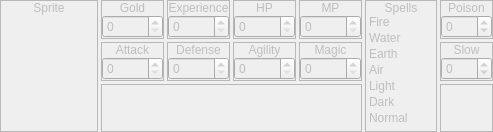
    <widget class="QWidget" name="wMonsterData" native="true">
     <property name="enabled">
      <bool>false</bool>
     </property>
     <property name="sizePolicy">
      <sizepolicy hsizetype="Preferred" vsizetype="Fixed">
       <horstretch>0</horstretch>
       <verstretch>0</verstretch>
      </sizepolicy>
     </property>
     <layout class="QGridLayout" name="gridLayout">
      <property name="leftMargin">
       <number>0</number>
      </property>
      <property name="topMargin">
       <number>0</number>
      </property>
      <property name="rightMargin">
       <number>0</number>
      </property>
      <property name="bottomMargin">
       <number>0</number>
      </property>
      <property name="spacing">
       <number>3</number>
      </property>
      <item row="1" column="1">
       <widget class="QFrame" name="frame_6">
        <property name="frameShape">
         <enum>QFrame::StyledPanel</enum>
        </property>
        <property name="frameShadow">
         <enum>QFrame::Raised</enum>
        </property>
        <layout class="QVBoxLayout" name="verticalLayout_8">
         <property name="spacing">
          <number>0</number>
         </property>
         <property name="leftMargin">
          <number>0</number>
         </property>
         <property name="topMargin">
          <number>0</number>
         </property>
         <property name="rightMargin">
          <number>0</number>
         </property>
         <property name="bottomMargin">
          <number>0</number>
         </property>
         <item>
          <widget class="QLabel" name="label_7">
           <property name="sizePolicy">
            <sizepolicy hsizetype="Preferred" vsizetype="Fixed">
             <horstretch>0</horstretch>
             <verstretch>0</verstretch>
            </sizepolicy>
           </property>
           <property name="text">
            <string>Attack</string>
           </property>
           <property name="alignment">
            <set>Qt::AlignCenter</set>
           </property>
          </widget>
         </item>
         <item>
          <widget class="QWidget" name="widget_6" native="true">
           <layout class="QHBoxLayout" name="horizontalLayout_2">
            <property name="spacing">
             <number>0</number>
            </property>
            <property name="leftMargin">
             <number>0</number>
            </property>
            <property name="topMargin">
             <number>0</number>
            </property>
            <property name="rightMargin">
             <number>0</number>
            </property>
            <property name="bottomMargin">
             <number>0</number>
            </property>
            <item>
             <widget class="QSpinBox" name="numAttack">
              <property name="maximum">
               <number>65535</number>
              </property>
             </widget>
            </item>
           </layout>
          </widget>
         </item>
        </layout>
       </widget>
      </item>
      <item row="1" column="2">
       <widget class="QFrame" name="frame_7">
        <property name="frameShape">
         <enum>QFrame::StyledPanel</enum>
        </property>
        <property name="frameShadow">
         <enum>QFrame::Raised</enum>
        </property>
        <layout class="QVBoxLayout" name="verticalLayout_9">
         <property name="spacing">
          <number>0</number>
         </property>
         <property name="leftMargin">
          <number>0</number>
         </property>
         <property name="topMargin">
          <number>0</number>
         </property>
         <property name="rightMargin">
          <number>0</number>
         </property>
         <property name="bottomMargin">
          <number>0</number>
         </property>
         <item>
          <widget class="QLabel" name="label_8">
           <property name="sizePolicy">
            <sizepolicy hsizetype="Preferred" vsizetype="Fixed">
             <horstretch>0</horstretch>
             <verstretch>0</verstretch>
            </sizepolicy>
           </property>
           <property name="text">
            <string>Defense</string>
           </property>
           <property name="alignment">
            <set>Qt::AlignCenter</set>
           </property>
          </widget>
         </item>
         <item>
          <widget class="QWidget" name="widget_7" native="true">
           <layout class="QHBoxLayout" name="horizontalLayout_8">
            <property name="spacing">
             <number>0</number>
            </property>
            <property name="leftMargin">
             <number>0</number>
            </property>
            <property name="topMargin">
             <number>0</number>
            </property>
            <property name="rightMargin">
             <number>0</number>
            </property>
            <property name="bottomMargin">
             <number>0</number>
            </property>
            <item>
             <widget class="QSpinBox" name="numDefense">
              <property name="maximum">
               <number>65535</number>
              </property>
             </widget>
            </item>
           </layout>
          </widget>
         </item>
        </layout>
       </widget>
      </item>
      <item row="0" column="6">
       <widget class="QFrame" name="frame_12">
        <property name="sizePolicy">
         <sizepolicy hsizetype="Preferred" vsizetype="Fixed">
          <horstretch>0</horstretch>
          <verstretch>0</verstretch>
         </sizepolicy>
        </property>
        <property name="frameShape">
         <enum>QFrame::StyledPanel</enum>
        </property>
        <property name="frameShadow">
         <enum>QFrame::Raised</enum>
        </property>
        <layout class="QVBoxLayout" name="verticalLayout_15">
         <property name="spacing">
          <number>0</number>
         </property>
         <property name="leftMargin">
          <number>0</number>
         </property>
         <property name="topMargin">
          <number>0</number>
         </property>
         <property name="rightMargin">
          <number>0</number>
         </property>
         <property name="bottomMargin">
          <number>0</number>
         </property>
         <item>
          <widget class="QLabel" name="label_13">
           <property name="sizePolicy">
            <sizepolicy hsizetype="Preferred" vsizetype="Fixed">
             <horstretch>0</horstretch>
             <verstretch>0</verstretch>
            </sizepolicy>
           </property>
           <property name="text">
            <string>Poison</string>
           </property>
           <property name="alignment">
            <set>Qt::AlignCenter</set>
           </property>
          </widget>
         </item>
         <item>
          <widget class="QWidget" name="widget_12" native="true">
           <layout class="QHBoxLayout" name="horizontalLayout_12">
            <property name="spacing">
             <number>0</number>
            </property>
            <property name="leftMargin">
             <number>0</number>
            </property>
            <property name="topMargin">
             <number>0</number>
            </property>
            <property name="rightMargin">
             <number>0</number>
            </property>
            <property name="bottomMargin">
             <number>0</number>
            </property>
            <item>
             <widget class="QSpinBox" name="numPoison">
              <property name="minimum">
               <number>-127</number>
              </property>
              <property name="maximum">
               <number>127</number>
              </property>
             </widget>
            </item>
           </layout>
          </widget>
         </item>
        </layout>
       </widget>
      </item>
      <item row="1" column="6">
       <widget class="QFrame" name="frame_13">
        <property name="sizePolicy">
         <sizepolicy hsizetype="Preferred" vsizetype="Fixed">
          <horstretch>0</horstretch>
          <verstretch>0</verstretch>
         </sizepolicy>
        </property>
        <property name="frameShape">
         <enum>QFrame::StyledPanel</enum>
        </property>
        <property name="frameShadow">
         <enum>QFrame::Raised</enum>
        </property>
        <layout class="QVBoxLayout" name="verticalLayout_16">
         <property name="spacing">
          <number>0</number>
         </property>
         <property name="leftMargin">
          <number>0</number>
         </property>
         <property name="topMargin">
          <number>0</number>
         </property>
         <property name="rightMargin">
          <number>0</number>
         </property>
         <property name="bottomMargin">
          <number>0</number>
         </property>
         <item>
          <widget class="QLabel" name="label_14">
           <property name="sizePolicy">
            <sizepolicy hsizetype="Preferred" vsizetype="Fixed">
             <horstretch>0</horstretch>
             <verstretch>0</verstretch>
            </sizepolicy>
           </property>
           <property name="text">
            <string>Slow</string>
           </property>
           <property name="alignment">
            <set>Qt::AlignCenter</set>
           </property>
          </widget>
         </item>
         <item>
          <widget class="QWidget" name="widget_13" native="true">
           <layout class="QHBoxLayout" name="horizontalLayout_13">
            <property name="spacing">
             <number>0</number>
            </property>
            <property name="leftMargin">
             <number>0</number>
            </property>
            <property name="topMargin">
             <number>0</number>
            </property>
            <property name="rightMargin">
             <number>0</number>
            </property>
            <property name="bottomMargin">
             <number>0</number>
            </property>
            <item>
             <widget class="QSpinBox" name="numSlow">
              <property name="minimum">
               <number>-127</number>
              </property>
              <property name="maximum">
               <number>127</number>
              </property>
             </widget>
            </item>
           </layout>
          </widget>
         </item>
        </layout>
       </widget>
      </item>
      <item row="1" column="4">
       <widget class="QFrame" name="frame_9">
        <property name="frameShape">
         <enum>QFrame::StyledPanel</enum>
        </property>
        <property name="frameShadow">
         <enum>QFrame::Raised</enum>
        </property>
        <layout class="QVBoxLayout" name="verticalLayout_11">
         <property name="spacing">
          <number>0</number>
         </property>
         <property name="leftMargin">
          <number>0</number>
         </property>
         <property name="topMargin">
          <number>0</number>
         </property>
         <property name="rightMargin">
          <number>0</number>
         </property>
         <property name="bottomMargin">
          <number>0</number>
         </property>
         <item>
          <widget class="QLabel" name="label_10">
           <property name="sizePolicy">
            <sizepolicy hsizetype="Preferred" vsizetype="Fixed">
             <horstretch>0</horstretch>
             <verstretch>0</verstretch>
            </sizepolicy>
           </property>
           <property name="text">
            <string>Magic</string>
           </property>
           <property name="alignment">
            <set>Qt::AlignCenter</set>
           </property>
          </widget>
         </item>
         <item>
          <widget class="QWidget" name="widget_9" native="true">
           <layout class="QHBoxLayout" name="horizontalLayout_6">
            <property name="spacing">
             <number>0</number>
            </property>
            <property name="leftMargin">
             <number>0</number>
            </property>
            <property name="topMargin">
             <number>0</number>
            </property>
            <property name="rightMargin">
             <number>0</number>
            </property>
            <property name="bottomMargin">
             <number>0</number>
            </property>
            <item>
             <widget class="QSpinBox" name="numMagic">
              <property name="maximum">
               <number>65535</number>
              </property>
             </widget>
            </item>
           </layout>
          </widget>
         </item>
        </layout>
       </widget>
      </item>
      <item row="0" column="4">
       <widget class="QFrame" name="frame_5">
        <property name="frameShape">
         <enum>QFrame::StyledPanel</enum>
        </property>
        <property name="frameShadow">
         <enum>QFrame::Raised</enum>
        </property>
        <layout class="QVBoxLayout" name="verticalLayout_7">
         <property name="spacing">
          <number>0</number>
         </property>
         <property name="leftMargin">
          <number>0</number>
         </property>
         <property name="topMargin">
          <number>0</number>
         </property>
         <property name="rightMargin">
          <number>0</number>
         </property>
         <property name="bottomMargin">
          <number>0</number>
         </property>
         <item>
          <widget class="QLabel" name="label_6">
           <property name="sizePolicy">
            <sizepolicy hsizetype="Preferred" vsizetype="Fixed">
             <horstretch>0</horstretch>
             <verstretch>0</verstretch>
            </sizepolicy>
           </property>
           <property name="text">
            <string>MP</string>
           </property>
           <property name="alignment">
            <set>Qt::AlignCenter</set>
           </property>
          </widget>
         </item>
         <item>
          <widget class="QWidget" name="widget_5" native="true">
           <layout class="QHBoxLayout" name="horizontalLayout_5">
            <property name="spacing">
             <number>0</number>
            </property>
            <property name="leftMargin">
             <number>0</number>
            </property>
            <property name="topMargin">
             <number>0</number>
            </property>
            <property name="rightMargin">
             <number>0</number>
            </property>
            <property name="bottomMargin">
             <number>0</number>
            </property>
            <item>
             <widget class="QSpinBox" name="numMP">
              <property name="maximum">
               <number>255</number>
              </property>
             </widget>
            </item>
           </layout>
          </widget>
         </item>
        </layout>
       </widget>
      </item>
      <item row="0" column="0" rowspan="3">
       <widget class="QFrame" name="frame_2">
        <property name="sizePolicy">
         <sizepolicy hsizetype="Fixed" vsizetype="Preferred">
          <horstretch>0</horstretch>
          <verstretch>0</verstretch>
         </sizepolicy>
        </property>
        <property name="frameShape">
         <enum>QFrame::StyledPanel</enum>
        </property>
        <property name="frameShadow">
         <enum>QFrame::Raised</enum>
        </property>
        <layout class="QVBoxLayout" name="verticalLayout_3">
         <property name="spacing">
          <number>0</number>
         </property>
         <property name="leftMargin">
          <number>0</number>
         </property>
         <property name="topMargin">
          <number>0</number>
         </property>
         <property name="rightMargin">
          <number>0</number>
         </property>
         <property name="bottomMargin">
          <number>0</number>
         </property>
         <item>
          <widget class="QLabel" name="label_2">
           <property name="sizePolicy">
            <sizepolicy hsizetype="Preferred" vsizetype="Fixed">
             <horstretch>0</horstretch>
             <verstretch>0</verstretch>
            </sizepolicy>
           </property>
           <property name="text">
            <string>Sprite</string>
           </property>
           <property name="alignment">
            <set>Qt::AlignCenter</set>
           </property>
          </widget>
         </item>
         <item>
          <widget class="QWidget" name="widget_2" native="true">
           <layout class="QVBoxLayout" name="verticalLayout_4">
            <property name="spacing">
             <number>0</number>
            </property>
            <property name="leftMargin">
             <number>0</number>
            </property>
            <property name="topMargin">
             <number>0</number>
            </property>
            <property name="rightMargin">
             <number>0</number>
            </property>
            <property name="bottomMargin">
             <number>0</number>
            </property>
            <item>
             <widget class="QLineEdit" name="leName">
              <property name="minimumSize">
               <size>
                <width>96</width>
                <height>0</height>
               </size>
              </property>
              <property name="maximumSize">
               <size>
                <width>96</width>
                <height>16777215</height>
               </size>
              </property>
              <property name="font">
               <font>
                <family>Monospace</family>
               </font>
              </property>
              <property name="text">
               <string/>
              </property>
              <property name="maxLength">
               <number>8</number>
              </property>
              <property name="frame">
               <bool>false</bool>
              </property>
             </widget>
            </item>
            <item>
             <widget class="ImageView" name="imgSprite">
              <property name="minimumSize">
               <size>
                <width>96</width>
                <height>96</height>
               </size>
              </property>
              <property name="maximumSize">
               <size>
                <width>96</width>
                <height>96</height>
               </size>
              </property>
              <property name="styleSheet">
               <string notr="true">background-image: url(:/icons/bg.png);</string>
              </property>
              <property name="text">
               <string/>
              </property>
             </widget>
            </item>
           </layout>
          </widget>
         </item>
        </layout>
       </widget>
      </item>
      <item row="1" column="3">
       <widget class="QFrame" name="frame_8">
        <property name="frameShape">
         <enum>QFrame::StyledPanel</enum>
        </property>
        <property name="frameShadow">
         <enum>QFrame::Raised</enum>
        </property>
        <layout class="QVBoxLayout" name="verticalLayout_10">
         <property name="spacing">
          <number>0</number>
         </property>
         <property name="leftMargin">
          <number>0</number>
         </property>
         <property name="topMargin">
          <number>0</number>
         </property>
         <property name="rightMargin">
          <number>0</number>
         </property>
         <property name="bottomMargin">
          <number>0</number>
         </property>
         <item>
          <widget class="QLabel" name="label_9">
           <property name="sizePolicy">
            <sizepolicy hsizetype="Preferred" vsizetype="Fixed">
             <horstretch>0</horstretch>
             <verstretch>0</verstretch>
            </sizepolicy>
           </property>
           <property name="text">
            <string>Agility</string>
           </property>
           <property name="alignment">
            <set>Qt::AlignCenter</set>
           </property>
          </widget>
         </item>
         <item>
          <widget class="QWidget" name="widget_8" native="true">
           <layout class="QHBoxLayout" name="horizontalLayout_7">
            <property name="spacing">
             <number>0</number>
            </property>
            <property name="leftMargin">
             <number>0</number>
            </property>
            <property name="topMargin">
             <number>0</number>
            </property>
            <property name="rightMargin">
             <number>0</number>
            </property>
            <property name="bottomMargin">
             <number>0</number>
            </property>
            <item>
             <widget class="QSpinBox" name="numAgility">
              <property name="maximum">
               <number>65535</number>
              </property>
             </widget>
            </item>
           </layout>
          </widget>
         </item>
        </layout>
       </widget>
      </item>
      <item row="2" column="6">
       <widget class="QFrame" name="frame_14">
        <property name="frameShape">
         <enum>QFrame::StyledPanel</enum>
        </property>
        <property name="frameShadow">
         <enum>QFrame::Raised</enum>
        </property>
       </widget>
      </item>
      <item row="2" column="1" colspan="4">
       <widget class="QFrame" name="frame_15">
        <property name="frameShape">
         <enum>QFrame::StyledPanel</enum>
        </property>
        <property name="frameShadow">
         <enum>QFrame::Raised</enum>
        </property>
       </widget>
      </item>
      <item row="0" column="1">
       <widget class="QFrame" name="frame_10">
        <property name="frameShape">
         <enum>QFrame::StyledPanel</enum>
        </property>
        <property name="frameShadow">
         <enum>QFrame::Raised</enum>
        </property>
        <layout class="QVBoxLayout" name="verticalLayout_12">
         <property name="spacing">
          <number>0</number>
         </property>
         <property name="leftMargin">
          <number>0</number>
         </property>
         <property name="topMargin">
          <number>0</number>
         </property>
         <property name="rightMargin">
          <number>0</number>
         </property>
         <property name="bottomMargin">
          <number>0</number>
         </property>
         <item>
          <widget class="QLabel" name="label_11">
           <property name="sizePolicy">
            <sizepolicy hsizetype="Preferred" vsizetype="Fixed">
             <horstretch>0</horstretch>
             <verstretch>0</verstretch>
            </sizepolicy>
           </property>
           <property name="text">
            <string>Gold</string>
           </property>
           <property name="alignment">
            <set>Qt::AlignCenter</set>
           </property>
          </widget>
         </item>
         <item>
          <widget class="QWidget" name="widget_10" native="true">
           <layout class="QHBoxLayout" name="horizontalLayout">
            <property name="spacing">
             <number>0</number>
            </property>
            <property name="leftMargin">
             <number>0</number>
            </property>
            <property name="topMargin">
             <number>0</number>
            </property>
            <property name="rightMargin">
             <number>0</number>
            </property>
            <property name="bottomMargin">
             <number>0</number>
            </property>
            <item>
             <widget class="QSpinBox" name="numGold">
              <property name="maximum">
               <number>255</number>
              </property>
             </widget>
            </item>
           </layout>
          </widget>
         </item>
        </layout>
       </widget>
      </item>
      <item row="0" column="5" rowspan="3">
       <widget class="QFrame" name="frame_11">
        <property name="sizePolicy">
         <sizepolicy hsizetype="Fixed" vsizetype="Preferred">
          <horstretch>0</horstretch>
          <verstretch>0</verstretch>
         </sizepolicy>
        </property>
        <property name="frameShape">
         <enum>QFrame::StyledPanel</enum>
        </property>
        <property name="frameShadow">
         <enum>QFrame::Raised</enum>
        </property>
        <layout class="QVBoxLayout" name="verticalLayout_13">
         <property name="spacing">
          <number>0</number>
         </property>
         <property name="leftMargin">
          <number>0</number>
         </property>
         <property name="topMargin">
          <number>0</number>
         </property>
         <property name="rightMargin">
          <number>0</number>
         </property>
         <property name="bottomMargin">
          <number>0</number>
         </property>
         <item>
          <widget class="QLabel" name="label_12">
           <property name="sizePolicy">
            <sizepolicy hsizetype="Preferred" vsizetype="Fixed">
             <horstretch>0</horstretch>
             <verstretch>0</verstretch>
            </sizepolicy>
           </property>
           <property name="text">
            <string>Spells</string>
           </property>
           <property name="alignment">
            <set>Qt::AlignCenter</set>
           </property>
          </widget>
         </item>
         <item>
          <widget class="QWidget" name="widget_11" native="true">
           <layout class="QVBoxLayout" name="verticalLayout_17">
            <property name="spacing">
             <number>0</number>
            </property>
            <property name="leftMargin">
             <number>0</number>
            </property>
            <property name="topMargin">
             <number>0</number>
            </property>
            <property name="rightMargin">
             <number>0</number>
            </property>
            <property name="bottomMargin">
             <number>0</number>
            </property>
            <item>
             <widget class="QListWidget" name="lstSpells">
              <property name="minimumSize">
               <size>
                <width>70</width>
                <height>0</height>
               </size>
              </property>
              <property name="maximumSize">
               <size>
                <width>70</width>
                <height>116</height>
               </size>
              </property>
              <property name="frameShape">
               <enum>QFrame::NoFrame</enum>
              </property>
              <property name="verticalScrollBarPolicy">
               <enum>Qt::ScrollBarAlwaysOff</enum>
              </property>
              <property name="horizontalScrollBarPolicy">
               <enum>Qt::ScrollBarAlwaysOff</enum>
              </property>
              <property name="editTriggers">
               <set>QAbstractItemView::NoEditTriggers</set>
              </property>
              <property name="selectionMode">
               <enum>QAbstractItemView::NoSelection</enum>
              </property>
              <property name="iconSize">
               <size>
                <width>8</width>
                <height>8</height>
               </size>
              </property>
              <property name="textElideMode">
               <enum>Qt::ElideNone</enum>
              </property>
              <property name="verticalScrollMode">
               <enum>QAbstractItemView::ScrollPerPixel</enum>
              </property>
              <property name="horizontalScrollMode">
               <enum>QAbstractItemView::ScrollPerPixel</enum>
              </property>
              <property name="gridSize">
               <size>
                <width>0</width>
                <height>16</height>
               </size>
              </property>
              <property name="uniformItemSizes">
               <bool>true</bool>
              </property>
              <item>
               <property name="text">
                <string>Fire</string>
               </property>
               <property name="icon">
                <iconset resource="icons.qrc">
                 <normaloff>:/icons/spellResistance1.png</normaloff>:/icons/spellResistance1.png</iconset>
               </property>
              </item>
              <item>
               <property name="text">
                <string>Water</string>
               </property>
               <property name="icon">
                <iconset resource="icons.qrc">
                 <normaloff>:/icons/spellResistance1.png</normaloff>:/icons/spellResistance1.png</iconset>
               </property>
              </item>
              <item>
               <property name="text">
                <string>Earth</string>
               </property>
               <property name="icon">
                <iconset resource="icons.qrc">
                 <normaloff>:/icons/spellResistance1.png</normaloff>:/icons/spellResistance1.png</iconset>
               </property>
              </item>
              <item>
               <property name="text">
                <string>Air</string>
               </property>
               <property name="icon">
                <iconset resource="icons.qrc">
                 <normaloff>:/icons/spellResistance1.png</normaloff>:/icons/spellResistance1.png</iconset>
               </property>
              </item>
              <item>
               <property name="text">
                <string>Light</string>
               </property>
               <property name="icon">
                <iconset resource="icons.qrc">
                 <normaloff>:/icons/spellResistance1.png</normaloff>:/icons/spellResistance1.png</iconset>
               </property>
              </item>
              <item>
               <property name="text">
                <string>Dark</string>
               </property>
               <property name="icon">
                <iconset resource="icons.qrc">
                 <normaloff>:/icons/spellResistance1.png</normaloff>:/icons/spellResistance1.png</iconset>
               </property>
              </item>
              <item>
               <property name="text">
                <string>Normal</string>
               </property>
               <property name="icon">
                <iconset resource="icons.qrc">
                 <normaloff>:/icons/spellResistance1.png</normaloff>:/icons/spellResistance1.png</iconset>
               </property>
              </item>
             </widget>
            </item>
           </layout>
          </widget>
         </item>
        </layout>
       </widget>
      </item>
      <item row="0" column="2">
       <widget class="QFrame" name="frame_3">
        <property name="frameShape">
         <enum>QFrame::StyledPanel</enum>
        </property>
        <property name="frameShadow">
         <enum>QFrame::Raised</enum>
        </property>
        <layout class="QVBoxLayout" name="verticalLayout_5">
         <property name="spacing">
          <number>0</number>
         </property>
         <property name="leftMargin">
          <number>0</number>
         </property>
         <property name="topMargin">
          <number>0</number>
         </property>
         <property name="rightMargin">
          <number>0</number>
         </property>
         <property name="bottomMargin">
          <number>0</number>
         </property>
         <item>
          <widget class="QLabel" name="label_4">
           <property name="sizePolicy">
            <sizepolicy hsizetype="Preferred" vsizetype="Fixed">
             <horstretch>0</horstretch>
             <verstretch>0</verstretch>
            </sizepolicy>
           </property>
           <property name="text">
            <string>Experience</string>
           </property>
           <property name="alignment">
            <set>Qt::AlignCenter</set>
           </property>
          </widget>
         </item>
         <item>
          <widget class="QWidget" name="widget_3" native="true">
           <layout class="QHBoxLayout" name="horizontalLayout_3">
            <property name="spacing">
             <number>0</number>
            </property>
            <property name="leftMargin">
             <number>0</number>
            </property>
            <property name="topMargin">
             <number>0</number>
            </property>
            <property name="rightMargin">
             <number>0</number>
            </property>
            <property name="bottomMargin">
             <number>0</number>
            </property>
            <item>
             <widget class="QSpinBox" name="numExperience">
              <property name="maximum">
               <number>65535</number>
              </property>
             </widget>
            </item>
           </layout>
          </widget>
         </item>
        </layout>
       </widget>
      </item>
      <item row="0" column="3">
       <widget class="QFrame" name="frame_4">
        <property name="frameShape">
         <enum>QFrame::StyledPanel</enum>
        </property>
        <property name="frameShadow">
         <enum>QFrame::Raised</enum>
        </property>
        <layout class="QVBoxLayout" name="verticalLayout_6">
         <property name="spacing">
          <number>0</number>
         </property>
         <property name="leftMargin">
          <number>0</number>
         </property>
         <property name="topMargin">
          <number>0</number>
         </property>
         <property name="rightMargin">
          <number>0</number>
         </property>
         <property name="bottomMargin">
          <number>0</number>
         </property>
         <item>
          <widget class="QLabel" name="label_5">
           <property name="sizePolicy">
            <sizepolicy hsizetype="Preferred" vsizetype="Fixed">
             <horstretch>0</horstretch>
             <verstretch>0</verstretch>
            </sizepolicy>
           </property>
           <property name="text">
            <string>HP</string>
           </property>
           <property name="alignment">
            <set>Qt::AlignCenter</set>
           </property>
          </widget>
         </item>
         <item>
          <widget class="QWidget" name="widget_4" native="true">
           <layout class="QHBoxLayout" name="horizontalLayout_4">
            <property name="spacing">
             <number>0</number>
            </property>
            <property name="leftMargin">
             <number>0</number>
            </property>
            <property name="topMargin">
             <number>0</number>
            </property>
            <property name="rightMargin">
             <number>0</number>
            </property>
            <property name="bottomMargin">
             <number>0</number>
            </property>
            <item>
             <widget class="QSpinBox" name="numHP">
              <property name="maximum">
               <number>65535</number>
              </property>
             </widget>
            </item>
           </layout>
          </widget>
         </item>
        </layout>
       </widget>
      </item>
     </layout>
    </widget>
